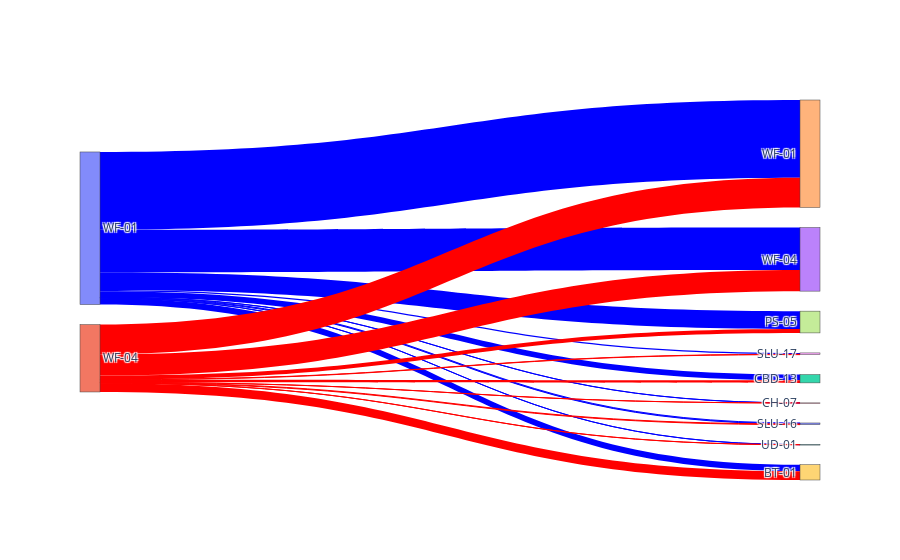

Source (notebook cell):
### Code cell
link = dict(source = source, target = target, value = value, color=link_color)
data = go.Sankey(link = link, node = dict( label = ['WF-01', 'WF-04',*wf01_data.index.to_list()]))

fig = go.Figure(data)

fig.show()

### Figure 1 — Plotly figure (JSON) as saved in the notebook; plotly's stock layout.template omitted (floating-point values rounded to 4 significant figures)
{"data": [{"link": {"color": ["blue", "blue", "blue", "blue", "blue", "blue", "blue", "blue", "blue", "red", "red", "red", "red", "red", "red", "red", "red", "red"], "source": [0, 0, 0, 0, 0, 0, 0, 0, 0, 1, 1, 1, 1, 1, 1, 1, 1, 1], "target": [2, 3, 4, 5, 6, 7, 8, 9, 10, 2, 3, 4, 5, 6, 7, 8, 9, 10], "value": [310, 2291, 4209, 4, 3, 962, 75, 347, 52, 137, 1150, 1605, 4, 2, 215, 17, 478, 36]}, "node": {"label": ["WF-01", "WF-04", "CBD-13", "WF-04", "WF-01", "UD-01", "CH-07", "PS-05", "SLU-17", "BT-01", "SLU-16"]}, "type": "sankey"}], "layout": {}}
